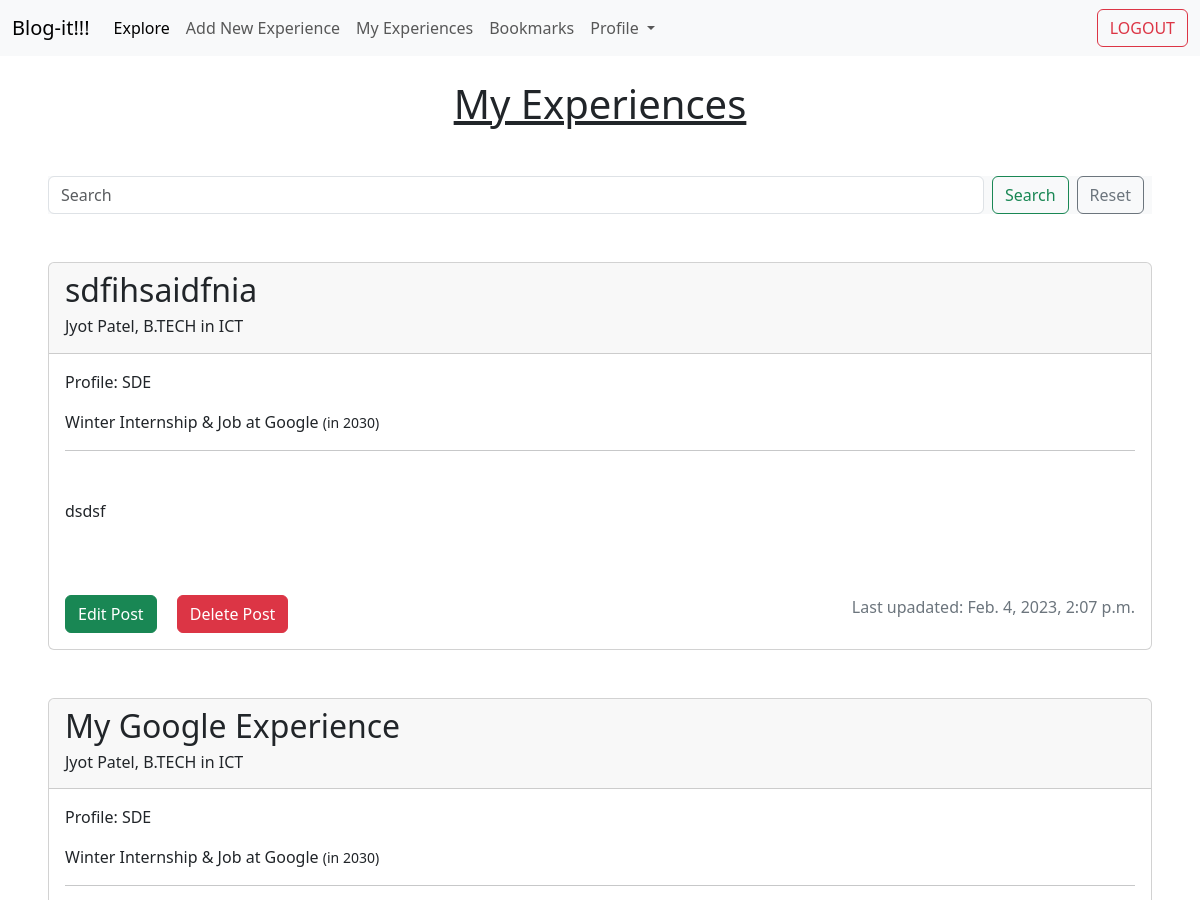
Before: /home/my_experience/ (signed in, upper part) with the older database file.
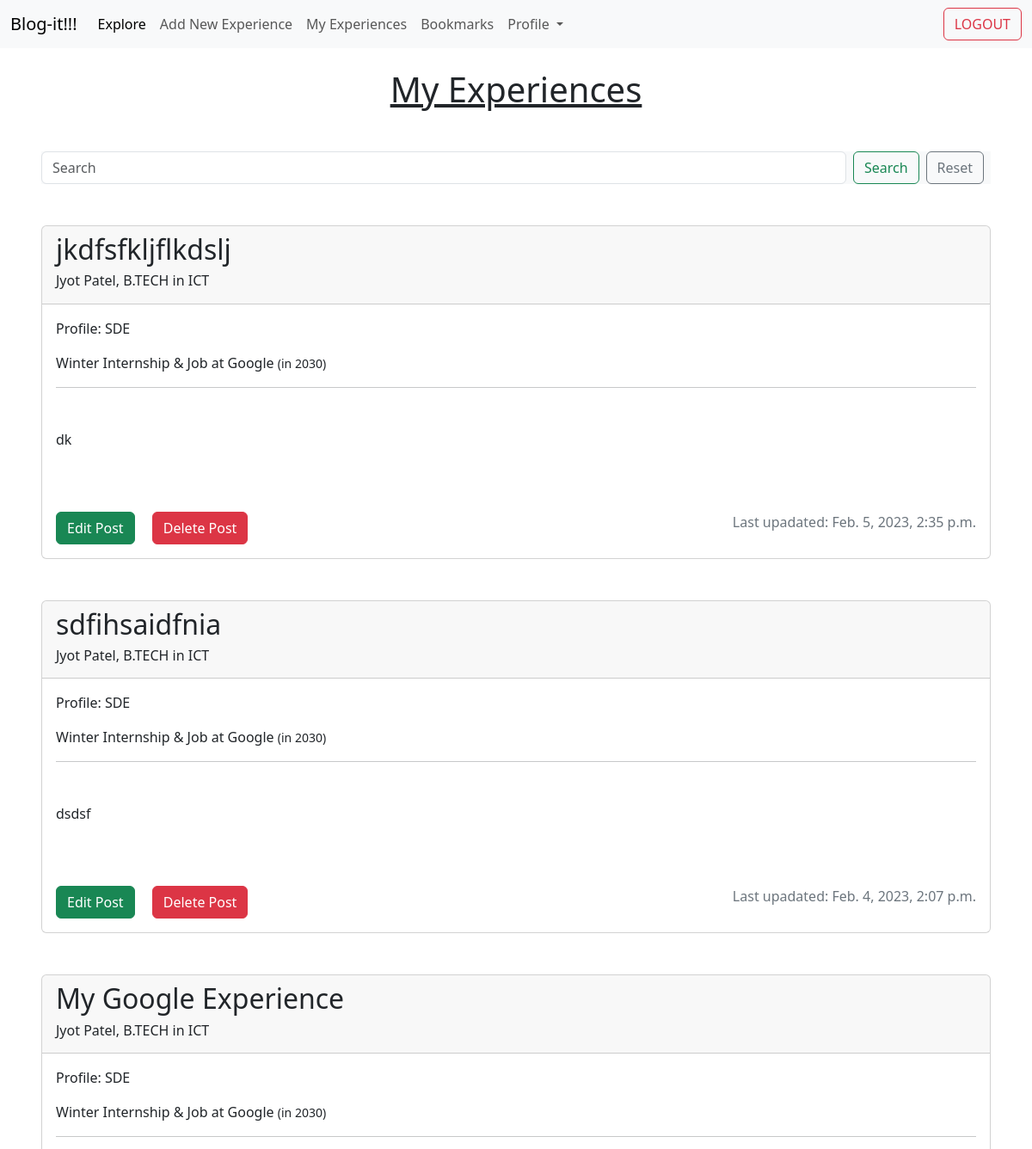
After: the same page with the newer database file.
### home/models.py (models this page shows, shortened)
class BlogPost(models.Model):
    author = models.ForeignKey(NewUser, on_delete=models.CASCADE)
    company = models.CharField(max_length=255, null=True, blank=False)
    year = models.IntegerField(null=True, blank=False)
    job_offer = models.CharField(max_length=25, choices=[("Summer Internship",'Summer Internship'),("Winter Internship & Job",'Winter Internship & Job'), ("Job",'Job'), ("Winter Internship Only",'Winter Internship Only')], null=True, blank=False)
    profile = models.CharField(max_length=255, null=True, blank=False)
    title = models.CharField(max_length=255, null=True, blank=False, unique=True)
    body = RichTextField(null=True, blank=False)
    pub_date = models.DateTimeField(auto_now_add=True)
    bookmark = models.ManyToManyField(NewUser, related_name='bookmark', default=None, blank=True)

### accounts/models.py (models this page shows)
class NewUser(AbstractUser):
    email = models.EmailField(unique=True)
    degree = models.CharField(max_length=6,choices=[("B.TECH",'B.TECH'),("M.TECH",'M.TECH'),("MSC",'MSC')], null=True, blank=False)
    year = models.PositiveIntegerField(null=True, blank=False)
    program = models.CharField(max_length=255, null=True, blank=False)

### home/views.py (the view)
# urls.py: path('my_experience/', my_blog_list.as_view(), name="my_experiences"),
class my_blog_list(LoginRequiredMixin, ListView):
    model = BlogPost
    template_name = 'my_experience.html'
    context_object_name = 'my_obj_list'
    def get_queryset(self):
        current_user = self.request.user
        only_my =  BlogPost.objects.filter(author=current_user).order_by('-id')
        search = self.request.GET.get('search', '')
        searched = only_my.filter(title__icontains=search).order_by('-id')
        return searched

### templates/my_experience.html (shortened to what this page needs)
{% extends 'base.html' %}
{% block content %}
<nav class="navbar navbar-expand-lg navbar-light bg-light">
  <div class="container-fluid">
    <a class="navbar-brand">Blog-it!!!</a>
    <div class="collapse navbar-collapse" id="navbarSupportedContent">
      <ul class="navbar-nav me-auto mb-2 mb-lg-0">
        <li class="nav-item">
          <a class="nav-link active" aria-current="page" href={% url 'explore' %}>Explore</a>
        </li>
        <li class="nav-item">
          <a class="nav-link" href={% url 'add_new_experience' %}>Add New Experience</a>
        </li>
        <li class="nav-item">
          <a class="nav-link" href={% url 'my_experiences' %}>My Experiences</a>
        </li>
        <li class="nav-item">
          <a class="nav-link" href={% url 'bookmarks' %}>Bookmarks</a>
        </li>
        <li class="nav-item dropdown">
          <a class="nav-link dropdown-toggle" href="#" id="navbarDropdown" role="button" data-bs-toggle="dropdown" aria-expanded="false">
            Profile
          </a>
        </li>
      </ul>
      <form class="d-flex" action={% url 'logout' %} method="post">
        <button class="btn btn-outline-danger" type="submit">LOGOUT</button>
      </form>
    </div>
  </div>
</nav>
<h1 class="d-flex justify-content-center m-4"><u>My Experiences</u></h1>
<div class="bg-light m-5">
  <form class="d-flex" role="search">
    <input class="form-control me-2" type="search" placeholder="Search" aria-label="Search" name="search">
    <button class="btn btn-outline-success" type="submit">Search</button>
    <a class="btn btn-outline-secondary mx-2" type="button" href={% url 'my_experiences' %}>Reset</a>
  </form>
</div>
{% for art in my_obj_list %}
<div class="card m-5">
    <div class="card-header">
        <h3 class="fs-2">{{ art.title }}</h3>
        <h6 class=""> {{ art.author.first_name }} {{ art.author.last_name }}, {{ art.author.degree}} in {{ art.author.program}}</h6>
    </div>
    <div class="card-body">
      <p class="">Profile: {{art.profile}}</p>
      <p> {{art.job_offer}} at {{art.company}} <small>(in {{ art.year }})</small> </p>
      <hr>
      <p class="mt-5 card-text fs-5">{% autoescape off %} {{ art.body }} {% endautoescape %}</p>
  </div>
    <div class="d-flex justify-content-between mt-4">
        <div>
        <a href={% url 'edit_post' art.pk %} class="btn btn-success m-3">Edit Post</a>
        <button type="button" class="btn btn-danger" data-bs-toggle="modal" data-bs-target="#staticBackdrop{{art.pk}}">
          Delete Post
        </button>
        </div>
        <p class="text-secondary m-3">Last upadated: {{ art.pub_date}}</p>
    </div>
</div>
{% endfor %}
{% endblock content %}

Changed rows visible on the page:
added BlogPost: title "jkdfsfkljflkdslj", author.first_name "Jyot", author.last_name "Patel", author.degree "B.TECH", author.program "ICT", profile "SDE", job_offer "Winter Internship & Job", company "Google", year "2030", body "dk", pub_date "Feb. 5, 2023, 2:35 p.m."
